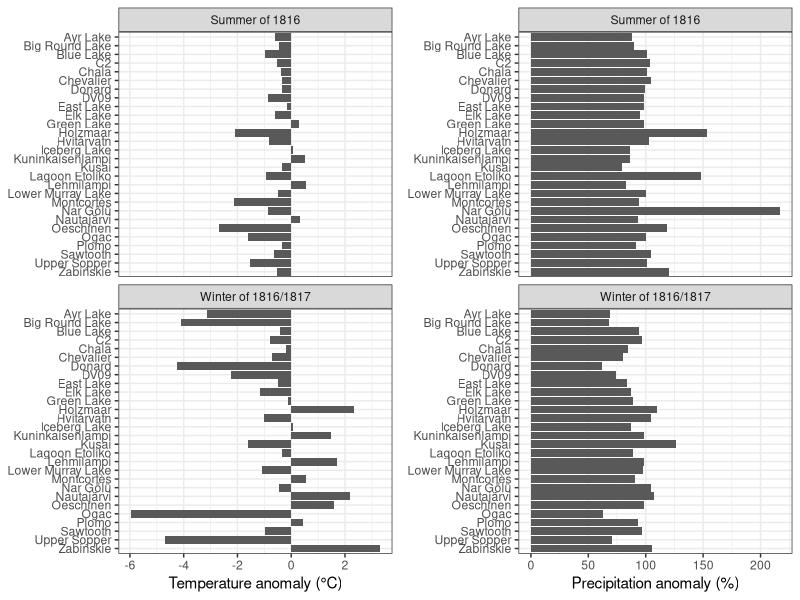
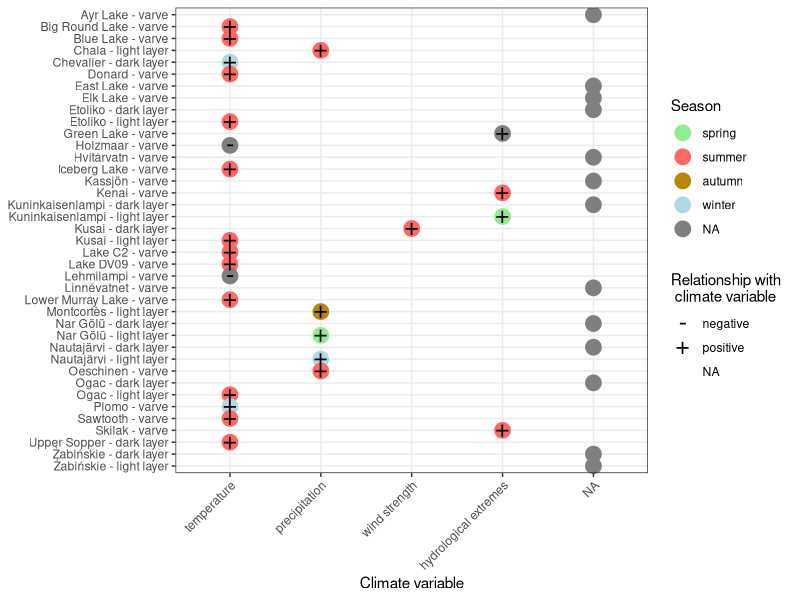
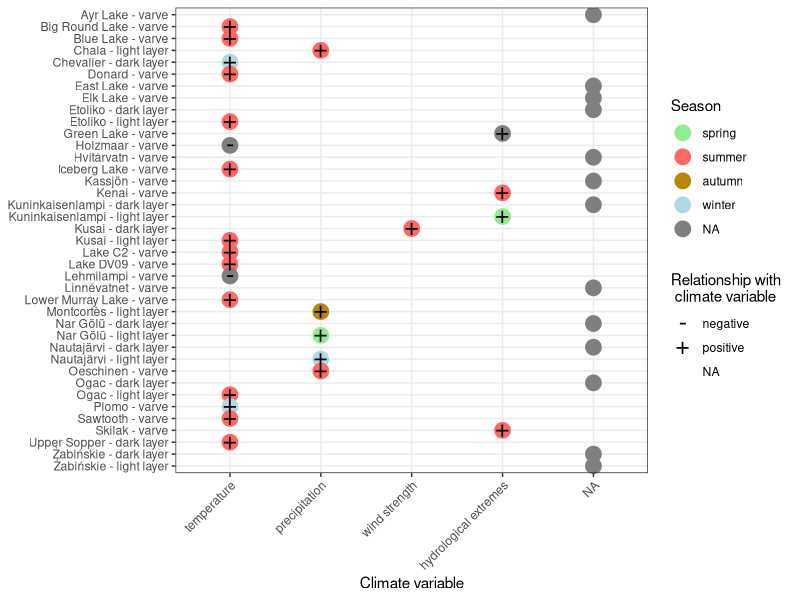

Source code (R) for these figures, in order:
library(tidyverse)
library(ggrepel)
library(patchwork)
library(gridExtra)
theme_set(theme_bw())
#plot anomalies------
full_ds_an <- read_csv("data/full_ds_an.csv") %>% 
  pivot_longer(cols = summer_1816_temp_an:winter_1816_17_prec_an,
               names_to = "anomaly", values_to = "value_of_anomaly") %>% 
  mutate(unit4anomaly = ifelse(anomaly == "summer_1816_temp_an" | anomaly == "winter_1816_17_temp_an", "°C", "%"),
         lake_name = factor(lake_name, levels = sort(unique(lake_name), decreasing = TRUE))) %>% 
  mutate(anomaly = gsub("summer_1816_temp_an", "Summer temperature in 1816", anomaly),
         anomaly = gsub("winter_1816_17_temp_an", "Winter temperature in 1816/1817", anomaly),
         anomaly = gsub("summer_1816_prec_an", "Summer precipitation in 1816", anomaly),
         anomaly = gsub("winter_1816_17_prec_an", "Winter precipitation in 1816/1817", anomaly))

write_csv(full_ds_an, "data/full_ds_an_2plot.csv")

anomalies_plot_temp <- full_ds_an %>% 
  filter(anomaly == "Summer temperature in 1816" | anomaly == "Winter temperature in 1816/1817") %>%
  mutate(anomaly = gsub("Summer temperature in 1816", "Summer of 1816" , anomaly),
         anomaly = gsub("Winter temperature in 1816/1817", "Winter of 1816/1817", anomaly)) %>% 
  ggplot(aes(y = lake_name, x = value_of_anomaly)) +
  geom_col() +
  facet_wrap(.~anomaly, scales = "fixed", nrow = 2) +
  labs(
    x = "Temperature anomaly (°C)",
    y = NULL
  ) 

anomalies_plot_prec <- full_ds_an %>% 
  filter(anomaly == "Summer precipitation in 1816" | anomaly == "Winter precipitation in 1816/1817") %>% 
  mutate(anomaly = gsub("Summer precipitation in 1816", "Summer of 1816" , anomaly),
         anomaly = gsub("Winter precipitation in 1816/1817", "Winter of 1816/1817", anomaly)) %>% 
  ggplot(aes(y = lake_name, x = value_of_anomaly)) +
  geom_col() +
  facet_wrap(.~anomaly, scales = "fixed", nrow = 2) +
  labs(
    x = "Precipitation anomaly (%)",
    y = NULL
  )
  
anomalies_plot <- grid.arrange(anomalies_plot_temp, anomalies_plot_prec, ncol = 2)

ggsave(filename = "figures/anomalies_plot.svg",
       plot = anomalies_plot,
       width = 6.5,
       height = 7.5,
       device = "svg")
ggsave(filename = "figures/anomalies_plot.pdf",
       plot = anomalies_plot,
       width = 6.5,
       height = 7,
       device = "pdf")

#plot varve links to climate-------
varve2climate <- tribble(
  ~lake_name, ~climate_var, ~relation, ~season, ~strength, ~other_drivers, ~comment,
  "Kassjön - varve", "NA", NA, NA, NA, NA, NA,
  "Linnévatnet - varve", "NA", NA, NA, NA, NA, NA,
  "Skilak - varve", "hydrological extremes", "positive", "summer", NA, NA, "autumn season also important",
  "Kenai - varve", "hydrological extremes", "positive", "summer", NA, NA, "autumn season also important",
  "Ayr Lake - varve", "NA", NA, NA, NA, NA, NA,
  "Big Round Lake - varve", "temperature", "positive", "summer", "r = 0.46", NA, NA,
  "Blue Lake - varve", "temperature", "positive", "summer", "r2 = 0.31", NA, NA,
  "Lake C2 - varve", "temperature", "positive", "summer", NA, NA, "association of varve thickness with summer temperature follows Hardy et al. (1996)",
  "Chala - light layer", "precipitation", "positive", "summer", NA, "wind", "strong relationship with ENSO; thick - light layer layer = La ninia",
#  "Chala - dark layer", "NA", NA, "various", NA, NA, NA,
  "Chevalier - dark layer", "temperature", "positive", "winter", "r = 0.71", "snowmelt", "r corresponds to nival units",
#  "Czechowskie", "NA", NA, NA, NA, NA, NA,
  "Donard - varve", "temperature", "positive", "summer", "r = 0.57", NA, NA,
  "Lake DV09 - varve", "temperature", "positive", "summer", NA, NA, "correlation with instrumental data was weak, but met station is distant",
  "East Lake - varve", "NA", NA, "various", NA, "snow depth", "correlation with many variables was tested; no variable have dominating significance",
  "Elk Lake - varve", "NA", NA, NA, NA, NA, "no information on varve thickness data in the text",
"Etoliko - dark layer", "NA", NA, NA, NA, "productivity", NA,  
"Etoliko - light layer", "temperature", "positive", "summer", NA, "productivity", NA,
  "Green Lake - varve", "hydrological extremes", "positive", "various", NA, "glacier recession", NA, 
  "Holzmaar - varve", "temperature", "negative", "various", "various", "precipitation", "see jpg for correlations",
  "Hvítárvatn - varve", "NA", NA, NA, NA, "rate of glacia erosion", NA,
  "Iceberg Lake - varve", "temperature", "positive", "summer", "weak", "lake levels; glacier dynamics", NA,
#  "Kenai", "hydrological extremes", "positive", NA, NA, NA, NA,
"Kuninkaisenlampi - dark layer", "NA", NA, NA, NA, NA, NA,
"Kuninkaisenlampi - light layer", "hydrological extremes", "positive", "spring", NA, NA, NA,
"Kusai - dark layer", "wind strength", "positive", "summer", NA, NA, "wind strength is modulated by Siberian High",
  "Kusai - light layer", "temperature", "positive", "summer", NA, NA, NA,
  "Lehmilampi - varve", "temperature", "negative", "various", NA, "erosion", NA,
  "Lower Murray Lake - varve", "temperature", "positive", "summer", NA, NA, NA,
  "Montcortès - light layer", "precipitation", "positive", "autumn", "r = 0.428", "temperature, and precipitation in other months", NA,
"Nar Gölü - dark layer", "NA", NA, NA, NA, "productivity", NA,
  "Nar Gölü - light layer", "precipitation", "positive", "spring", NA, "evaporation", NA,
"Nautajärvi - dark layer", "NA", NA, NA, NA, NA, NA,
  "Nautajärvi - light layer", "precipitation", "positive", "winter", NA, "winter temperature", NA,
  "Oeschinen - varve", "precipitation", "positive", "summer", "r = 0.6", NA, NA,
"Ogac - dark layer", "NA", NA, "various", NA, NA, "a consequence of late summer/fall precipitation as well as of spring/early summer temperature",
  "Ogac - light layer", "temperature", "positive", "summer", "NA", "melting degree days etc.", "many variables related to summer thermal conditions can be important; no regression on instrumental data has been done",
   "Plomo - varve", "temperature", "positive", "winter", NA, NA, "the lake is glacier fed and depends on amount of material delivered with a meltwater; boreal winter is austral summer!",
  "Sawtooth - varve", "temperature", "positive", "summer", "r = 0.16", "melting degree-days r = 0.27", NA,
#  "Skilak", "hydrological extremes", "positive", NA, NA, NA, NA,
  "Upper Sopper - dark layer", "temperature", "positive", "summer", "r = 0.82", NA, NA,
"Żabińskie - dark layer", "NA", NA, NA, NA, NA, NA,
  "Żabińskie - light layer", "NA", NA, NA, NA, NA, NA
) %>% #by season I mean boreal season
  mutate(across(1:7, as.factor),
         climate_var = factor(climate_var, levels = c("temperature", "precipitation", "wind strength",
                                                     "hydrological extremes", "NA")),
         season = factor(season, levels = c("spring", "summer", "autumn", "winter")),
         lake_name = factor(lake_name, levels = sort(lake_name, decreasing = TRUE))
         )

write_rds(varve2climate, "data/varve2climate.rds")

varve2climate_plot <- ggplot(varve2climate) +
  geom_point(aes(x = climate_var, y = lake_name, color = season), size = 5) +
  geom_point(aes(x = climate_var, y = lake_name, shape = relation), size = 6) +
  scale_color_manual(values = c("summer" = "#FF6666", "autumn" = "#B8860B", "winter" = "lightblue", "spring" = "lightgreen")) +
  scale_shape_manual(values = c("negative" = 45, "positive" = 43)) +
  labs(
    x = "Climate variable",
    y = NULL,
    color = "Season",
    shape = "Relationship with \n climate variable"
  ) +
  theme(axis.text.x = element_text(angle = 45, hjust = 1))

ggsave(filename = "figures/varve2climate_plot.svg",
       plot = varve2climate_plot,
       width = 6.5,
       height = 7,
       device = "svg")
ggsave(filename = "figures/varve2climate_plot.pdf",
       plot = varve2climate_plot,
       width = 6.5,
       height = 7,
       device = "pdf")
